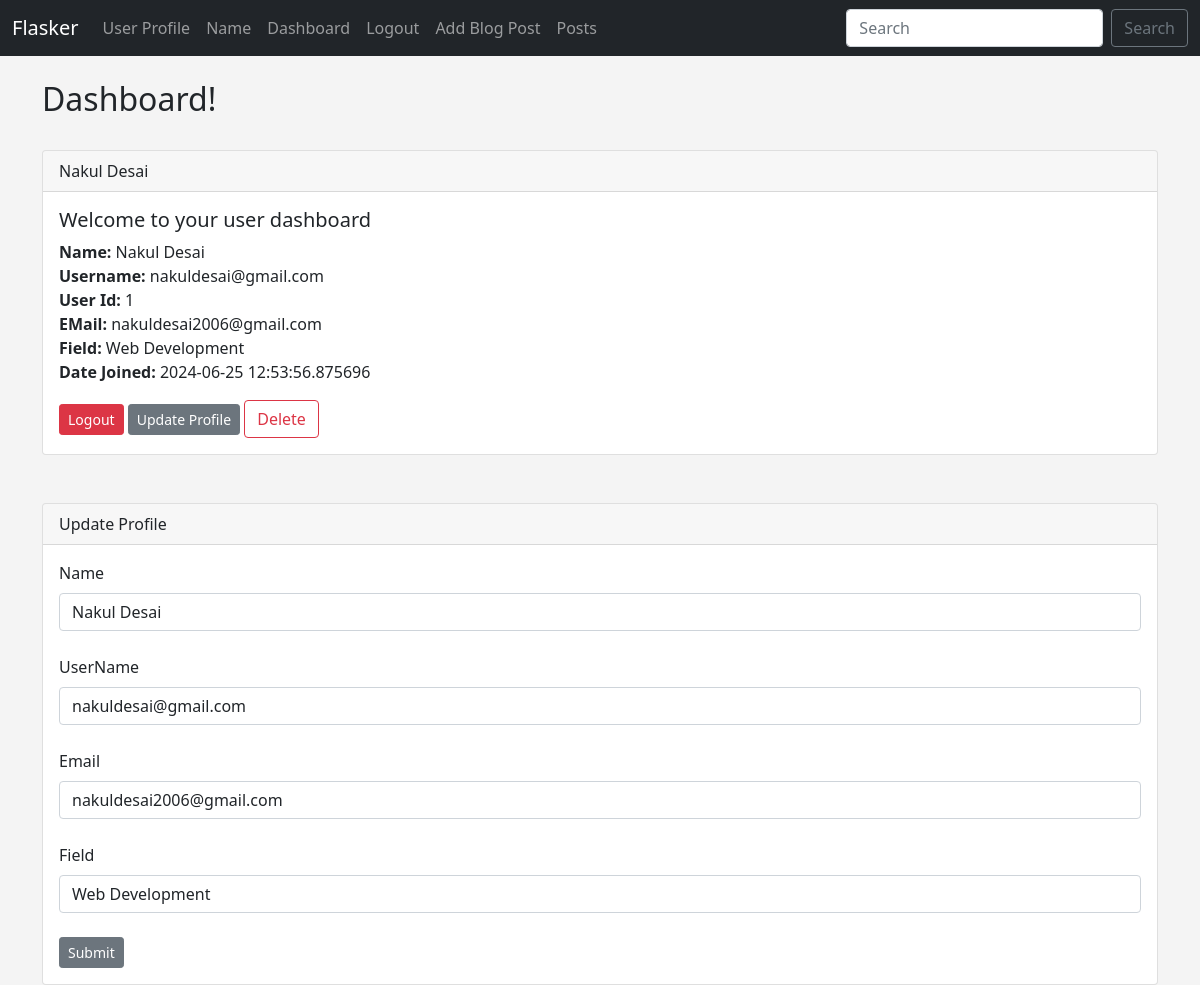
The app's page /dashboard (signed in) with its own data.
### app.py (models this page shows, shortened)
class Users(db.Model,UserMixin):
	id = db.Column(db.Integer, primary_key=True)
	username = db.Column(db.String(20), nullable=False, unique=True)
	name = db.Column(db.String(200), nullable=False)
	email = db.Column(db.String(120), nullable=False, unique=True)
	field = db.Column(db.String(120))
	date_added = db.Column(db.DateTime, default=datetime.now)
	password_hash = db.Column(db.String(200))
	posts = db.relationship('Posts', backref='poster')
	@property
	def password(self):
		raise AttributeError('password is not a readable attribute!')

### app.py (the view)
@app.route('/dashboard', methods=['GET', 'POST'])
@login_required
def dashboard():
	form = UserForm()
	id = current_user.id
	name_to_update = Users.query.get_or_404(id)
	if request.method == "POST":
		name_to_update.name = request.form['name']
		name_to_update.email = request.form['email']
		name_to_update.field = request.form['field']
		name_to_update.username = request.form['username']
		try:
			db.session.commit()
			flash("User Updated Successfully!")
			return render_template("dashboard.html",
				form=form,
				name_to_update = name_to_update)
		except:
			flash("Error!  Looks like there was a problem...try again!")
			return render_template("dashboard.html",
				form=form,
				name_to_update = name_to_update)
	else:
		return render_template("dashboard.html",
				form=form,
				name_to_update = name_to_update,
				id = id)

### webforms.py
class UserForm(FlaskForm):
	name = StringField("Name", validators=[DataRequired()])
	username = StringField("UserName", validators=[DataRequired()])
	email = StringField("Email", validators=[DataRequired()])
	field = StringField("Field")
	password_hash = PasswordField('Password', validators=[DataRequired(), EqualTo('password_hash2', message='Passwords Must Match!')])
	password_hash2 = PasswordField('Confirm Password', validators=[DataRequired()])
	submit = SubmitField("Submit")

class SearchForm(FlaskForm):
	searched = StringField('Searched', validators=[DataRequired()])
	submit = SubmitField('Search')

### app.py (called while the page is built)
@login_manager.user_loader
def load_user(user_id):
	return Users.query.get(int(user_id))

@app.context_processor
def base():
	form = SearchForm()
	return dict(form=form)

### templates/dashboard.html (shortened to what this page needs)
{% extends 'base.html' %}
{% block content %}
<h2>Dashboard!</h2>
<br />
<div class="card">
	<div class="card-header">
		{{ current_user.name }}
	</div>
	<div class="card-body">
		<h5 class="card-title">Welcome to your user dashboard</h5>
		<p class="card-text">
			<strong>Name: </strong>{{ current_user.name }}<br>
			<strong>Username: </strong>{{ current_user.username }}<br>
			<strong>User Id: </strong>{{ current_user.id }}<br>
			<strong>EMail: </strong>{{ current_user.email }}<br>
			<strong>Field: </strong>{{ current_user.field }}<br>
			<strong>Date Joined: </strong>{{ current_user.date_added }}<br>
		</p>
		<a href="{{ url_for('logout') }}" class="btn btn-danger btn-sm">Logout</a>
		<a href="{{url_for('update', id=current_user.id)}}" class="btn btn-secondary btn-sm">Update Profile</a>
		<a href="{{ url_for('delete', id=current_user.id) }}" class="btn btn-outline-danger">Delete</a>
	</div>
</div>
<br><br>
<div class="card">
	<div class="card-header">
		Update Profile
	</div>
	<div class="card-body">
		<form action="/dashboard" method="POST">
			{{form.name.label(class="form-label")}}
			{{form.name(class="form-control", value=name_to_update.name)}}
			<br>
			{{form.username.label(class="form-label")}}
			{{form.username(class="form-control", value=name_to_update.username)}}
			<br>
			{{form.email.label(class="form-label")}}
			{{form.email(class="form-control", value=name_to_update.email)}}
			<br>
			{{form.field.label(class="form-label")}}
			{{form.field(class="form-control", value=name_to_update.field)}}
			<br>
			{{form.submit(class="btn btn-secondary btn-sm")}}
		</form>
	</div>
</div>
{% endblock %}

### static/css/style.css (style rules this page uses)
body { background: #f4f4f4; }

### records on screen
Users: name "Nakul Desai", username "nakuldesai@gmail.com", id "1", email "nakuldesai2006@gmail.com", field "Web Development", date_added "2024-06-25 12:53:56.875696"
